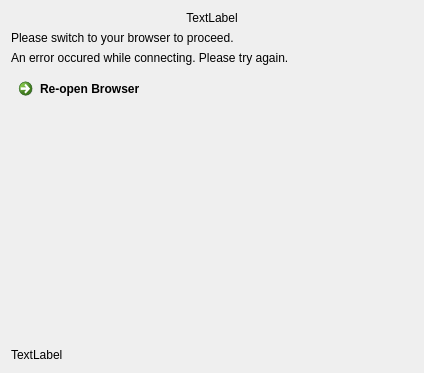
<?xml version="1.0" encoding="UTF-8"?>
<ui version="4.0">
 <class>OwncloudOAuthCredsPage</class>
 <widget class="QWidget" name="OwncloudOAuthCredsPage">
  <property name="geometry">
   <rect>
    <x>0</x>
    <y>0</y>
    <width>424</width>
    <height>373</height>
   </rect>
  </property>
  <property name="windowTitle">
   <string>Form</string>
  </property>
  <layout class="QVBoxLayout" name="verticalLayout">
   <item>
    <widget class="QLabel" name="topLabel">
     <property name="text">
      <string notr="true">TextLabel</string>
     </property>
     <property name="textFormat">
      <enum>Qt::RichText</enum>
     </property>
     <property name="alignment">
      <set>Qt::AlignCenter</set>
     </property>
     <property name="wordWrap">
      <bool>true</bool>
     </property>
    </widget>
   </item>
   <item>
    <widget class="QLabel" name="label">
     <property name="text">
      <string>Please switch to your browser to proceed.</string>
     </property>
     <property name="wordWrap">
      <bool>true</bool>
     </property>
    </widget>
   </item>
   <item>
    <widget class="QLabel" name="errorLabel">
     <property name="text">
      <string>An error occured while connecting. Please try again.</string>
     </property>
     <property name="textFormat">
      <enum>Qt::PlainText</enum>
     </property>
    </widget>
   </item>
   <item>
    <widget class="QCommandLinkButton" name="openLinkButton">
     <property name="text">
      <string>Re-open Browser</string>
     </property>
    </widget>
   </item>
   <item>
    <spacer name="verticalSpacer">
     <property name="orientation">
      <enum>Qt::Vertical</enum>
     </property>
     <property name="sizeHint" stdset="0">
      <size>
       <width>20</width>
       <height>127</height>
      </size>
     </property>
    </spacer>
   </item>
   <item>
    <widget class="QLabel" name="bottomLabel">
     <property name="text">
      <string notr="true">TextLabel</string>
     </property>
     <property name="textFormat">
      <enum>Qt::RichText</enum>
     </property>
    </widget>
   </item>
  </layout>
 </widget>
 <resources/>
 <connections/>
</ui>
